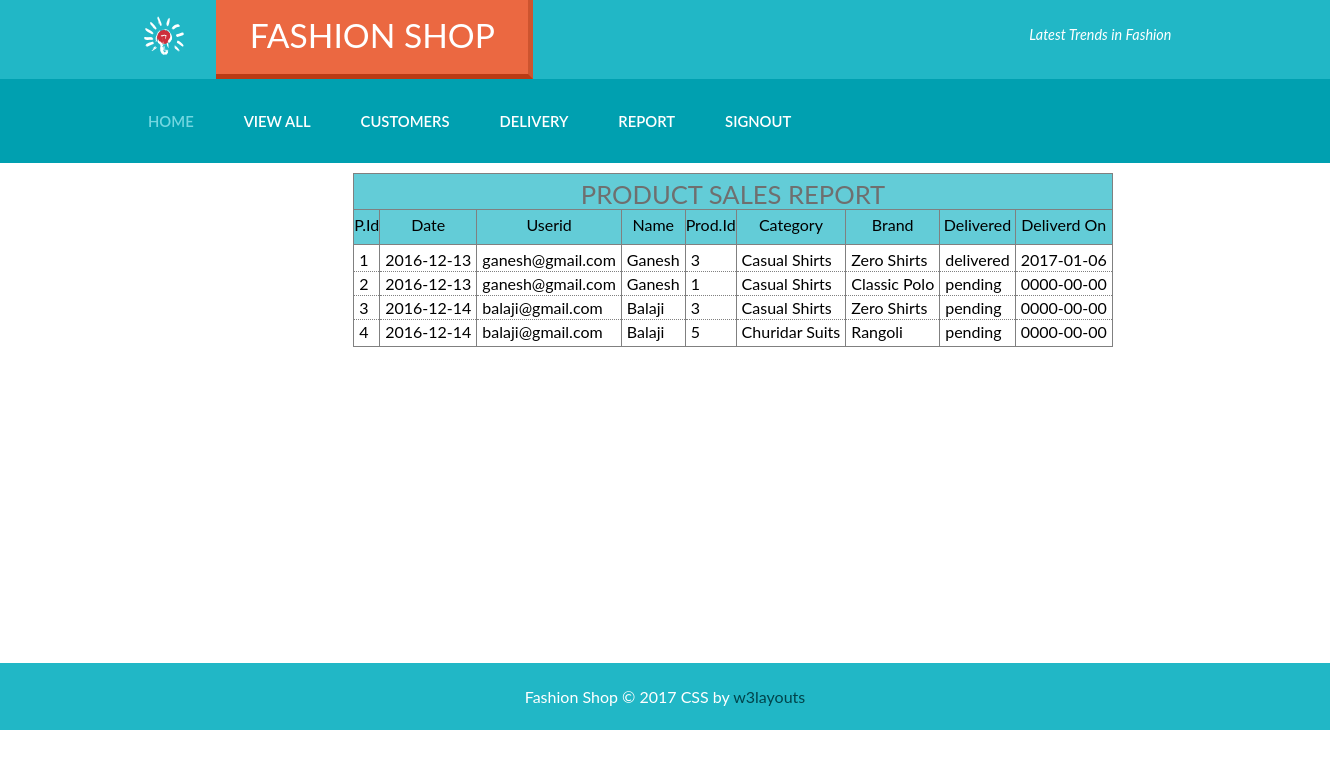
/dreport.php (signed in), run on the app's committed database.
### tables this page shows
CREATE TABLE IF NOT EXISTS `purchase` (
  `id` int(11) NOT NULL AUTO_INCREMENT,
  `dt` date NOT NULL,
  `userid` varchar(100) NOT NULL,
  `pid` varchar(20) NOT NULL,
  `bank` varchar(50) NOT NULL,
  `accno` varchar(50) NOT NULL,
  `dly` varchar(20) NOT NULL DEFAULT 'pending',
  `dlydt` date NOT NULL,
  PRIMARY KEY (`id`)
);

CREATE TABLE IF NOT EXISTS `userregn` (
  `name` varchar(100) NOT NULL,
  `gender` varchar(10) NOT NULL,
  `addr` varchar(100) NOT NULL,
  `mobile` varchar(15) NOT NULL,
  `userid` varchar(100) NOT NULL,
  `pwd` varchar(50) NOT NULL,
  PRIMARY KEY (`userid`)
);

CREATE TABLE IF NOT EXISTS `products` (
  `id` int(11) NOT NULL AUTO_INCREMENT,
  `cat` varchar(100) NOT NULL,
  `subcat` varchar(100) NOT NULL,
  `brand` varchar(100) NOT NULL,
  `descr` varchar(200) NOT NULL,
  `price` float NOT NULL,
  `pimage` varchar(300) NOT NULL,
  `ftype` varchar(200) NOT NULL,
  `fsize` varchar(20) NOT NULL,
  PRIMARY KEY (`id`)
);

### dreport.php (the view, shortened to what this page needs)
<?php
include './adminheader.php';
$result = mysqli_query($link, "select p.id,p.dt,p.userid,u.name,p.pid,subcat,brand,dly,dlydt from purchase p,userregn u,products r where p.userid=u.userid and p.pid=r.id order by dlydt desc");
    echo "<div id='view_prod'><table class='center_tab'><thead><tr><th colspan='9'><h4>PRODUCT SALES REPORT</h4>";
    echo "<tr><th>P.Id<th>Date<th>Userid<th>Name<th>Prod.Id<th>Category<th>Brand<th>Delivered<th>Deliverd On";
    echo "<tbody>";
        while($row = mysqli_fetch_row($result)) {
            echo "<tr>";
            foreach($row as $k=>$r) {
                echo "<td>$r";
            }
        }
    echo "</tbody></table></div>";
include './adminfooter.php';
?>

### css/style.css (style rules this page uses)
html,body,div,span,applet,object,iframe,h1,h2,h3,h4,h5,h6,p,blockquote,pre,a,abbr,acronym,address,big,cite,code,del,dfn,em,img,ins,kbd,q,s,samp,small,strike,strong,sub,sup,tt,var,b,u,i,dl,dt,dd,ol,nav ul,nav li,fieldset,form,label,legend,table,caption,tbody,tfoot,thead,tr,th,td,article,aside,canvas,details,embed,figure,figcaption,footer,header,hgroup,menu,nav,output,ruby,section,summary,time,mark,audio,video { margin:0;padding:0;border:0;font-size:100%;font:inherit;vertical-align:baseline; }
table { border-collapse:collapse;border-spacing:0; }
body { background:#ffffff; font-family: 'Lato', sans-serif; font-size: 100%; }
.simple-text h4 { color:#6F6F6F; font-size: 1.6em; text-align: center; }
.center_tab { margin: 10px auto; border:solid thin gray; border-radius: 0.5em; }
.center_tab thead tr th { border-right: solid thin gray; border-bottom: solid thin gray; padding-top: 5px; background-color: rgba(33,183,198,0.7); }
.center_tab thead tr:last-child th { padding-bottom: 10px; border-bottom: solid thin gray; }
.center_tab tbody tr td { padding-left: 5px; padding-right: 5px; padding-top: 2px; padding-bottom: 2px; border-right:solid thin gray; border-bottom: dotted thin gray; }
.center_tab tbody tr:first-child th, .center_tab tbody tr:first-child td { padding-top: 5px; }
.center_tab tbody tr:last-child th, .center_tab tbody tr:last-child td { padding-bottom: 5px; }
.center_tab tbody tr td:last-child { border-right: none; }
div#view_prod { border:none; min-width: 1200px; max-height: 500px; overflow-y: scroll; }

### data on the page
purchase: id "1", dt "2016-12-13", userid "ganesh@gmail.com", userregn.name "Ganesh", pid "3", products.subcat "Casual Shirts", products.brand "Zero Shirts", dly "delivered", dlydt "2017-01-06"
purchase: id "2", dt "2016-12-13", userid "ganesh@gmail.com", userregn.name "Ganesh", pid "1", products.subcat "Casual Shirts", products.brand "Classic Polo", dly "pending", dlydt "0000-00-00"
purchase: id "3", dt "2016-12-14", userid "balaji@gmail.com", userregn.name "Balaji", pid "3", products.subcat "Casual Shirts", products.brand "Zero Shirts", dly "pending", dlydt "0000-00-00"
purchase: id "4", dt "2016-12-14", userid "balaji@gmail.com", userregn.name "Balaji", pid "5", products.subcat "Churidar Suits", products.brand "Rangoli", dly "pending", dlydt "0000-00-00"
